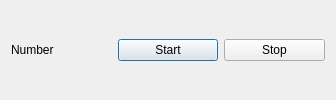
<?xml version="1.0" encoding="UTF-8"?>
<ui version="4.0">
 <class>Dialog</class>
 <widget class="QDialog" name="Dialog">
  <property name="geometry">
   <rect>
    <x>0</x>
    <y>0</y>
    <width>336</width>
    <height>100</height>
   </rect>
  </property>
  <property name="windowTitle">
   <string>Dialog</string>
  </property>
  <layout class="QHBoxLayout" name="horizontalLayout_2">
   <item>
    <layout class="QHBoxLayout" name="horizontalLayout">
     <item>
      <widget class="QLabel" name="label">
       <property name="text">
        <string>Number</string>
       </property>
      </widget>
     </item>
     <item>
      <widget class="QPushButton" name="pushButton">
       <property name="text">
        <string>Start</string>
       </property>
      </widget>
     </item>
     <item>
      <widget class="QPushButton" name="pushButton_2">
       <property name="text">
        <string>Stop</string>
       </property>
      </widget>
     </item>
    </layout>
   </item>
  </layout>
 </widget>
 <resources/>
 <connections/>
</ui>
